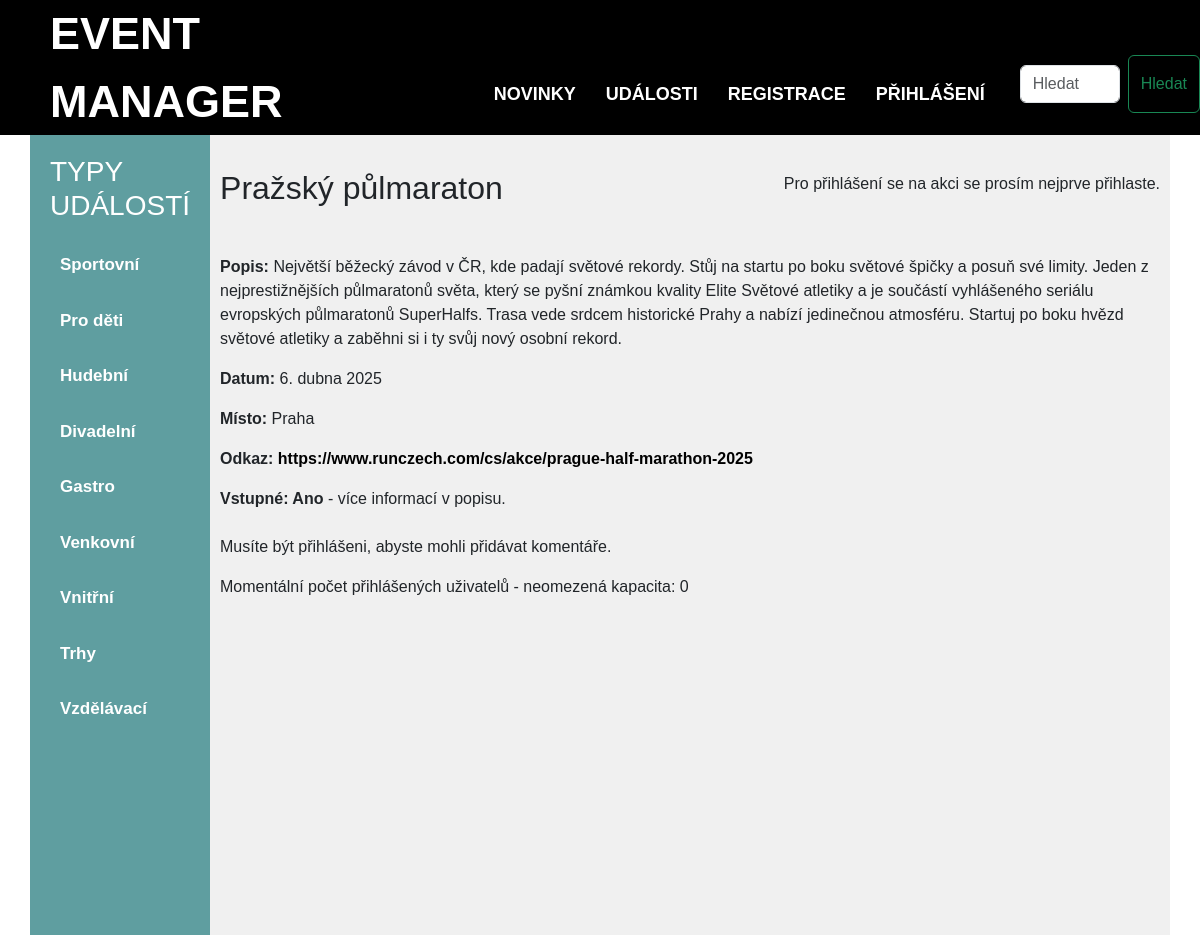
Screenshot of /detail/12 with the database file from the repository.
### viewer/models.py (models this page shows, shortened)
class EventType(Model):
    name = CharField(max_length=128)
    is_approved = models.BooleanField(default=False)  # Výchozí hodnota je False (ne schváleno)
    class Meta:
        permissions = [
            ('custom_add_eventtype', 'Can add event type'),  # změňte název na něco jedinečného
        ]

class Event(Model):
  name = CharField(max_length=128)
  describtion = CharField(max_length=6000, default="")
  eventType = ManyToManyField(EventType)
  date = DateField(default=timezone.now)
  create_date = DateTimeField(auto_now_add=True)
  place = CharField(max_length=128, default="")
  entry = BooleanField(default=False)
  user = ForeignKey(User, on_delete=DO_NOTHING, default=1)
  link = URLField(max_length=200, blank=True, null=True)
  image = ImageField(upload_to='event_images/', blank=False, null=True)
  attendees = models.ManyToManyField(User, related_name="events_attending", blank=True)
  capacity = models.PositiveIntegerField(null=True, blank=True, default=None)  # None znamená neomezeno
  is_capacity_limited = models.BooleanField(default=False)
  is_approved = models.BooleanField(default=False)  # Výchozí hodnota je False (ne schváleno)

### viewer/views.py (the view, shortened to what this page needs)
# urls.py: path('detail/<pk>', detail, name='detail'),
def detail(request, pk):
  event = get_object_or_404(Event, pk=pk)
  user_is_attendee = event.attendees.filter(id=request.user.id).exists() if request.user.is_authenticated else False
  return render(
    request, template_name='detail.html',
    context={'event': event,
             'comments': Comment.objects.filter(event__pk=pk),
             'attendees': event.attendees.all(),
             'user_is_attendee': user_is_attendee,
             'attendee_count': event.attendees.count(),
             }
  )

### viewer/views.py (called while the page is built)
def global_data(request):
    data = EventType.objects.filter(is_approved=True)
    return {'type_list': data}

### viewer/templates/detail.html (shortened to what this page needs)
{% extends "base.html" %}
{% block content %}
<br>
<div style="display: flex; align-items: center; justify-content: space-between;">
    <h2>{{ event.name }}</h2>
    {% if user.is_authenticated %}
        {% with event.attendees.all as attendees %}
            {% if user in attendees %}
                <form action="{% url 'attendees' event.id %}" method="post" style="text-align: right;">
                    {% csrf_token %}
                    <button type="submit" class="btn btn-danger">Odhlásit se</button>
                </form>
            {% else %}
                <form action="{% url 'attendees' event.id %}" method="post" style="text-align: right;">
                    {% csrf_token %}
                    <button type="submit" class="btn btn-primary">Přihlásit se na akci</button>
                </form>
            {% endif %}
        {% endwith %}
    {% else %}
        <p>Pro přihlášení se na akci se prosím nejprve přihlaste.</p>
    {% endif %}
</div>
    {% if event.image %}
      <p><img src="{{ event.image.url }}" alt="{{ event.title }}"></p>
    {% endif %}
    <p><strong>Popis:</strong> {{ event.describtion }}</p>
    <p><strong>Datum:</strong> {{ event.date }}</p>
    <p><strong>Místo:</strong> {{ event.place }}</p>
    {% if event.link %}
        <p><strong>Odkaz:</strong> <a href="{{ event.link }}" target="_blank">{{ event.link }}</a></p>
    {% endif %}
    <strong>Vstupné: </strong>
        {% if event.entry %}
            <strong>Ano</strong> - více informací v popisu.
        {% else %}
            Ne
        {% endif %}
<br>
<br>
{% if user.is_authenticated %}
<h4>Komentáře</h4>
    <ul>
        {% for comment in comments %}
          <li>
            {{ comment.user.username }} ({{ comment.comment }}) - {{ comment.comment_date }}
              <br><br>
          </li>
        {% endfor %}
    </ul>
          <form action="/detail/{{event.pk}}" method="POST">
            {% csrf_token %}
              <p>Nový komentář:</p>
              <textarea name="comment" style="width: 400px; height: 50px;"></textarea>
            <input type="submit" value="Přidat nový komentář">
          </form>
    {% else %}
        <p>Musíte být přihlášeni, abyste mohli přidávat komentáře.</p>
    {% endif %}
    {% if is_capacity_limited %}
    <div>Momentální počet přihlášených uživatelů / kapacita: {{ attendee_count }} / {{ event.capacity }}</div><br>
    {% else %}
    <div>Momentální počet přihlášených uživatelů - neomezená kapacita: {{ attendee_count }}</div><br>
    {% endif %}
{% endblock %}

### viewer/templates/base.html (shortened to what this page needs)
{% load static %}
<!DOCTYPE html>
<html lang="cs">
<head>
    <link rel="stylesheet" href="{% static 'styles.css' %}">
    <link href="https://cdn.jsdelivr.net/npm/bootstrap@5.3.0/dist/css/bootstrap.min.css" rel="stylesheet">
</head>
<body>
    <nav class="header">
        <div class="logo">EVENT <br>MANAGER</div>
        <nav class="nav-bar">
            <a href="{% url 'main_page' %}">NOVINKY</a>
            <a href="{% url 'events' %}">UDÁLOSTI</a>
            {% if request.user.is_authenticated %}
                <a href="{% url 'my_attendees' %}">MOJE AKCE</a>
                <a href="{% url 'my_page' %}">MŮJ ÚČET - {{ request.user.username }}</a>
                <a href="{% url 'logout' %}">ODHLÁSIT</a>
            {% else %}
                <a href="{% url 'sign_up' %}">REGISTRACE</a>
                <a href="{% url 'login' %}">PŘIHLÁŠENÍ</a>
            {% endif %}
            <form class="d-flex" method="get" action="{% url 'search' %}">
                <input type="text" name="query" class="form-control me-2" placeholder="Hledat" aria-label="Search" required="" id="id_query">
                <button class="btn btn-outline-success" type="submit">Hledat</button>
            </form>
        </nav>
    </nav>
    <div class="container">
        <div class="left-sidebar">
            <h3>TYPY UDÁLOSTÍ</h3>
            <ul>
                {% for type in type_list %}
                    {% if type.is_approved %}
                        <li><a href="{% url 'type_filter' type.pk %}">{{ type.name }}</a></li>
                    {% endif %}
                {% endfor %}
            </ul>
        </div>
        <div class="content">
            <div>
                {% block content %}{% endblock %}
            </div>
        </div>
    </div>
</body>
</html>

### viewer/static/styles.css (style rules this page uses)
body { font-family: RijksText, Arial, sans-serif; margin: 0 }
.header { display: flex; justify-content: space-between; align-items: center; padding-left: 50px; margin-top: 0px; background-color: #000; }
.logo { font-size: 45px; font-weight: bold; color: white; }
.nav-bar { display: flex; font-size: 18px; justify-content: center; gap: 20px; align-items: flex-end; background-color: #000; margin-right: 0px; min-height: 90px; }
.nav-bar a { text-decoration: none; padding: 5px; color: white; }
.container { display: flex; background-color: #f0f0f0; padding: 0px; min-height: 100vh; }
.content { flex-grow: 1; padding: 10px; }
.left-sidebar { width: 200px; padding: 20px; background-color: #5F9EA0; border: 0px solid #ddd; font-size: 17px; }
.left-sidebar h3 { margin-bottom: 20px; color: white; }
.left-sidebar ul { list-style-type: none; padding-left: 0; margin: 0; }
.left-sidebar li { margin-bottom: 10px; }
.left-sidebar a { color: white; text-decoration: none; display: block; padding: 10px; }
h3 { margin-bottom: 10px; }
.form-control { width: 100px; margin: 10px; }
button, input[type="button"], input[type="submit"], a.btn { background-color: #5F9EA0; color: white; border: none; padding: 0px 5px; border-radius: 0px; font-size: 15px; cursor: pointer; transition: background-color 0.3s; text-decoration: none; }
a { color: #000; text-decoration: none; font-weight: bold; }

### viewer/templates/base.html (style rules this page uses)
body { font-family: RijksText, Arial, sans-serif; margin: 0 }
.header { display: flex; justify-content: space-between; align-items: center; padding-left: 50px; margin-top: 0px; background-color: #000; }
.logo { font-size: 45px; font-weight: bold; color: white; }
.nav-bar { display: flex; font-size: 18px; justify-content: center; gap: 20px; align-items: flex-end; background-color: #000; margin-right: 0px; min-height: 90px; }
.nav-bar a { text-decoration: none; padding: 5px; color: white; }
.container { display: flex; background-color: #f0f0f0; padding: 0px; min-height: 100vh; }
.content { flex-grow: 1; padding: 10px; }
.left-sidebar { width: 200px; padding: 20px; background-color: #5F9EA0; border: 0px solid #ddd; font-size: 17px; }
.left-sidebar h3 { margin-bottom: 20px; color: white; }
.left-sidebar ul { list-style-type: none; padding-left: 0; margin: 0; }
.left-sidebar li { margin-bottom: 10px; }
.left-sidebar a { color: white; text-decoration: none; display: block; padding: 10px; }
h3 { margin-bottom: 10px; }
.form-control { width: 100px; margin: 10px; }
button, input[type="button"], input[type="submit"], a.btn { background-color: #5F9EA0; color: white; border: none; padding: 0px 5px; border-radius: 0px; font-size: 15px; cursor: pointer; transition: background-color 0.3s; text-decoration: none; }
a { color: #000; text-decoration: none; font-weight: bold; }

### rows the page displays
EventType: name "Sportovní"
EventType: name "Pro děti"
EventType: name "Hudební"
EventType: name "Divadelní"
EventType: name "Gastro"
EventType: name "Venkovní"
EventType: name "Vnitřní"
EventType: name "Trhy"
EventType: name "Vzdělávací"
Event: name "Pražský půlmaraton", describtion "Největší běžecký závod v ČR, kde padají světové rekordy. Stůj na startu po boku světové špičky a posuň své limity. Jeden z nejprestižnějších půlmaratonů světa, který se pyšní známkou kvality Elite Světové atletiky a je součástí vyhlášeného seriálu evropských půlmaratonů SuperHalfs. Trasa vede srdcem historické Prahy a nabízí jedinečnou atmosféru. Startuj po boku hvězd světové atletiky a zaběhni si i ty svůj nový osobní rekord.", date "6. dubna 2025", place "Praha", link "https://www.runczech.com/cs/akce/prague-half-marathon-2025"

### other values shown
{{ attendee_count }} "0"
